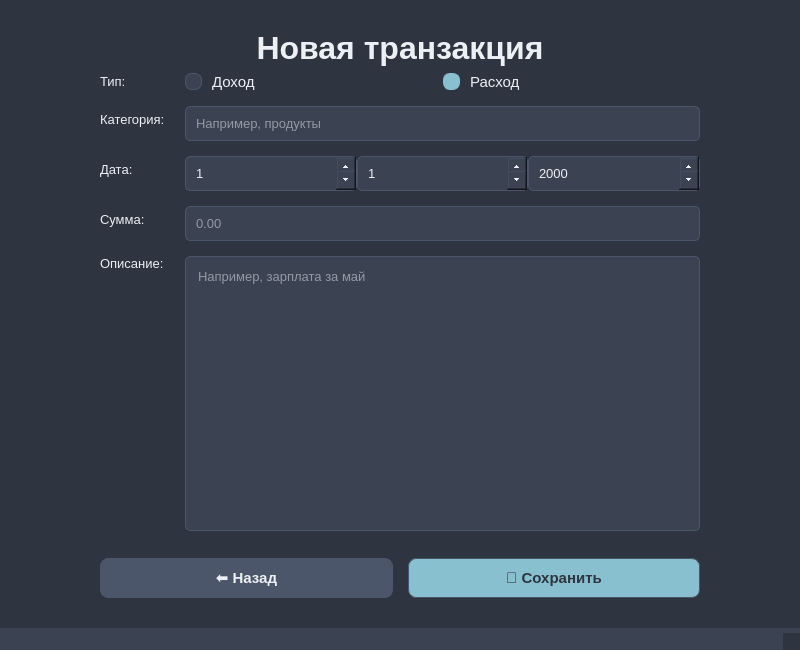
<?xml version="1.0" encoding="UTF-8"?>
<ui version="4.0">
 <class>MainWindow</class>
 <widget class="QMainWindow" name="MainWindow">
  <property name="geometry">
   <rect>
    <x>0</x>
    <y>0</y>
    <width>800</width>
    <height>650</height>
   </rect>
  </property>
  <property name="windowTitle">
   <string>Менеджер личных финансов</string>
  </property>
  <property name="styleSheet">
   <string notr="true">
QWidget {
    background-color: #2E3440;
    color: #ECEFF4;
    font-family: &quot;Segoe UI&quot;, Arial, sans-serif;
}

QMainWindow {
    background-color: #2E3440;
}

QPushButton {
    background-color: #4C566A;
    color: #ECEFF4;
    border: 1px solid #4C566A;
    border-radius: 8px;
    padding: 10px;
    font-size: 11pt;
    font-weight: bold;
}

QPushButton:hover {
    background-color: #5E81AC;
}

QPushButton:pressed {
    background-color: #81A1C1;
}

/* Accent button style */
QPushButton#addTransactionButton, QPushButton#pushButton_saveTransaction {
    background-color: #88C0D0;
    color: #2E3440;
}

QPushButton#addTransactionButton:hover,
QPushButton#pushButton_saveTransaction:hover {
    background-color: #8FBCBB;
}

QPushButton#addTransactionButton:pressed,
QPushButton#pushButton_saveTransaction:pressed {
    background-color: #A3BE8C;
}

/* Destructive action button style */
QPushButton#deleteTransactionButton, QPushButton#stopServerButton {
    background-color: #BF616A;
    color: #ECEFF4;
}

QPushButton#deleteTransactionButton:hover,
QPushButton#stopServerButton:hover {
    background-color: #D08770;
}

/* New styles for showAllButton and clearHistoryButton */
QPushButton#showAllButton {
    background-color: #88C0D0;
    color: #2E3440;
}

QPushButton#showAllButton:hover {
    background-color: #8FBCBB;
}

QPushButton#showAllButton:pressed {
    background-color: #A3BE8C;
}

QPushButton#clearHistoryButton {
    background-color: #BF616A;
    color: #ECEFF4;
}

QPushButton#clearHistoryButton:hover {
    background-color: #D08770;
}

QLineEdit, QTextEdit, QSpinBox {
    background-color: #3B4252;
    border: 1px solid #4C566A;
    border-radius: 5px;
    padding: 8px;
    font-size: 10pt;
    color: #ECEFF4;
}

QLineEdit:focus, QTextEdit:focus, QSpinBox:focus {
    border-color: #88C0D0;
}

QLabel {
    background-color: transparent;
    color: #ECEFF4;
    font-size: 10pt;
}

QLabel#label_title, QLabel#label_addTitle, QLabel#label_transactionsTitle, QLabel#label_historyTitle {
    font-size: 24pt;
    font-weight: bold;
    color: #ECEFF4;
}

QTableWidget {
    background-color: #3B4252;
    border: 1px solid #4C566A;
    gridline-color: #4C566A;
    color: #D8DEE9;
    font-size: 10pt;
}

QTableWidget::item {
    padding: 5px;
}

QHeaderView::section {
    background-color: #434C5E;
    color: #ECEFF4;
    padding: 6px;
    border: none;
    font-weight: bold;
    font-size: 11pt;
}

QTableWidget::item:selected {
    background-color: #88C0D0;
    color: #2E3440;
}

QRadioButton {
    font-size: 11pt;
    spacing: 10px;
}

QRadioButton::indicator {
    width: 15px;
    height: 15px;
}

QRadioButton::indicator::unchecked {
    border: 1px solid #4C566A;
    background-color: #3B4252;
    border-radius: 7px;
}

QRadioButton::indicator::checked {
    border: 1px solid #88C0D0;
    background-color: #88C0D0;
    border-radius: 7px;
}

QStackedWidget {
    background-color: #2E3440;
}

QMenuBar {
    background-color: #3B4252;
    color: #ECEFF4;
}

QMenuBar::item:selected {
    background-color: #4C566A;
}

QStatusBar {
    background-color: #3B4252;
    color: #ECEFF4;
}

QSpinBox::up-button, QSpinBox::down-button {
    width: 20px;
    height: 20px;
}
</string>
  </property>
  <widget class="QWidget" name="centralwidget">
   <layout class="QVBoxLayout" name="mainLayout">
    <property name="spacing">
     <number>0</number>
    </property>
    <property name="leftMargin">
     <number>0</number>
    </property>
    <property name="topMargin">
     <number>0</number>
    </property>
    <property name="rightMargin">
     <number>0</number>
    </property>
    <property name="bottomMargin">
     <number>0</number>
    </property>
    <item>
     <widget class="QStackedWidget" name="stackedWidget">
      <property name="currentIndex">
       <number>1</number>
      </property>
      <widget class="QWidget" name="pageMainMenu">
       <layout class="QVBoxLayout" name="verticalLayout_main">
        <property name="spacing">
         <number>15</number>
        </property>
        <property name="leftMargin">
         <number>50</number>
        </property>
        <property name="topMargin">
         <number>30</number>
        </property>
        <property name="rightMargin">
         <number>50</number>
        </property>
        <property name="bottomMargin">
         <number>30</number>
        </property>
        <item>
         <spacer name="spacerTop">
          <property name="orientation">
           <enum>Qt::Orientation::Vertical</enum>
          </property>
          <property name="sizeHint" stdset="0">
           <size>
            <width>20</width>
            <height>40</height>
           </size>
          </property>
         </spacer>
        </item>
        <item>
         <widget class="QLabel" name="label_title">
          <property name="text">
           <string>Главное меню</string>
          </property>
          <property name="alignment">
           <set>Qt::AlignmentFlag::AlignCenter</set>
          </property>
         </widget>
        </item>
        <item>
         <layout class="QGridLayout" name="buttonsLayout">
          <property name="spacing">
           <number>15</number>
          </property>
          <item row="0" column="0">
           <widget class="QPushButton" name="launchServerButton">
            <property name="cursor">
             <cursorShape>PointingHandCursor</cursorShape>
            </property>
            <property name="text">
             <string>🚀 Запустить сервер</string>
            </property>
           </widget>
          </item>
          <item row="0" column="1">
           <widget class="QPushButton" name="stopServerButton">
            <property name="cursor">
             <cursorShape>PointingHandCursor</cursorShape>
            </property>
            <property name="text">
             <string>🛑 Остановить сервер</string>
            </property>
           </widget>
          </item>
          <item row="1" column="0" colspan="2">
           <widget class="QPushButton" name="addTransactionButton">
            <property name="cursor">
             <cursorShape>PointingHandCursor</cursorShape>
            </property>
            <property name="text">
             <string>➕ Добавить транзакцию</string>
            </property>
           </widget>
          </item>
          <item row="2" column="0">
           <widget class="QPushButton" name="editTransactionButton">
            <property name="cursor">
             <cursorShape>PointingHandCursor</cursorShape>
            </property>
            <property name="text">
             <string>🖋️ Редактировать транзакцию</string>
            </property>
           </widget>
          </item>
          <item row="2" column="1">
           <widget class="QPushButton" name="deleteTransactionButton">
            <property name="cursor">
             <cursorShape>PointingHandCursor</cursorShape>
            </property>
            <property name="text">
             <string>🗑️ Удалить транзакцию</string>
            </property>
           </widget>
          </item>
          <item row="3" column="0" colspan="2">
           <widget class="QPushButton" name="showAllButton">
            <property name="cursor">
             <cursorShape>PointingHandCursor</cursorShape>
            </property>
            <property name="text">
             <string>🧾 Показать все транзакции</string>
            </property>
           </widget>
          </item>
          <item row="4" column="0">
           <widget class="QPushButton" name="showHistoryButton">
            <property name="cursor">
             <cursorShape>PointingHandCursor</cursorShape>
            </property>
            <property name="text">
             <string>📜 История действий</string>
            </property>
           </widget>
          </item>
          <item row="4" column="1">
           <widget class="QPushButton" name="clearHistoryButton">
            <property name="cursor">
             <cursorShape>PointingHandCursor</cursorShape>
            </property>
            <property name="text">
             <string>🧹 Очистить историю</string>
            </property>
           </widget>
          </item>
          <item row="5" column="0" colspan="2">
           <widget class="QPushButton" name="exitButton">
            <property name="cursor">
             <cursorShape>PointingHandCursor</cursorShape>
            </property>
            <property name="text">
             <string>🚪 Выйти</string>
            </property>
           </widget>
          </item>
         </layout>
        </item>
        <item>
         <spacer name="spacerBottom">
          <property name="orientation">
           <enum>Qt::Orientation::Vertical</enum>
          </property>
          <property name="sizeHint" stdset="0">
           <size>
            <width>20</width>
            <height>40</height>
           </size>
          </property>
         </spacer>
        </item>
       </layout>
      </widget>
      <widget class="QWidget" name="pageAddTransaction">
       <layout class="QVBoxLayout" name="verticalLayout">
        <property name="leftMargin">
         <number>100</number>
        </property>
        <property name="topMargin">
         <number>30</number>
        </property>
        <property name="rightMargin">
         <number>100</number>
        </property>
        <property name="bottomMargin">
         <number>30</number>
        </property>
        <item>
         <widget class="QLabel" name="label_addTitle">
          <property name="text">
           <string>Новая транзакция</string>
          </property>
          <property name="alignment">
           <set>Qt::AlignmentFlag::AlignCenter</set>
          </property>
          <property name="margin">
           <number>10</number>
          </property>
         </widget>
        </item>
        <item>
         <layout class="QFormLayout" name="formLayout_add">
          <property name="labelAlignment">
           <set>Qt::AlignmentFlag::AlignLeading|Qt::AlignmentFlag::AlignLeft|Qt::AlignmentFlag::AlignVCenter</set>
          </property>
          <property name="formAlignment">
           <set>Qt::AlignmentFlag::AlignHCenter|Qt::AlignmentFlag::AlignTop</set>
          </property>
          <property name="horizontalSpacing">
           <number>20</number>
          </property>
          <property name="verticalSpacing">
           <number>15</number>
          </property>
          <item row="0" column="0">
           <widget class="QLabel" name="label">
            <property name="text">
             <string>Тип:</string>
            </property>
           </widget>
          </item>
          <item row="0" column="1">
           <layout class="QHBoxLayout" name="horizontalLayout">
            <item>
             <widget class="QRadioButton" name="radioButton_income">
              <property name="text">
               <string>Доход</string>
              </property>
             </widget>
            </item>
            <item>
             <widget class="QRadioButton" name="radioButton_expense">
              <property name="text">
               <string>Расход</string>
              </property>
              <property name="checked">
               <bool>true</bool>
              </property>
             </widget>
            </item>
           </layout>
          </item>
          <item row="1" column="0">
           <widget class="QLabel" name="label_2">
            <property name="text">
             <string>Категория:</string>
            </property>
           </widget>
          </item>
          <item row="1" column="1">
           <widget class="QLineEdit" name="lineEdit_category">
            <property name="placeholderText">
             <string>Например, продукты</string>
            </property>
           </widget>
          </item>
          <item row="2" column="0">
           <widget class="QLabel" name="label_3">
            <property name="text">
             <string>Дата:</string>
            </property>
           </widget>
          </item>
          <item row="2" column="1">
           <layout class="QHBoxLayout" name="horizontalLayout_2">
            <item>
             <widget class="QSpinBox" name="spinBox_day">
              <property name="minimum">
               <number>1</number>
              </property>
              <property name="maximum">
               <number>31</number>
              </property>
             </widget>
            </item>
            <item>
             <widget class="QSpinBox" name="spinBox_month">
              <property name="minimum">
               <number>1</number>
              </property>
              <property name="maximum">
               <number>12</number>
              </property>
             </widget>
            </item>
            <item>
             <widget class="QSpinBox" name="spinBox_year">
              <property name="minimum">
               <number>2000</number>
              </property>
              <property name="maximum">
               <number>2100</number>
              </property>
             </widget>
            </item>
           </layout>
          </item>
          <item row="3" column="0">
           <widget class="QLabel" name="label_4">
            <property name="text">
             <string>Сумма:</string>
            </property>
           </widget>
          </item>
          <item row="3" column="1">
           <widget class="QLineEdit" name="lineEdit_amount">
            <property name="placeholderText">
             <string>0.00</string>
            </property>
           </widget>
          </item>
          <item row="4" column="0">
           <widget class="QLabel" name="label_5">
            <property name="text">
             <string>Описание:</string>
            </property>
            <property name="alignment">
             <set>Qt::AlignmentFlag::AlignLeading|Qt::AlignmentFlag::AlignLeft|Qt::AlignmentFlag::AlignTop</set>
            </property>
           </widget>
          </item>
          <item row="4" column="1">
           <widget class="QTextEdit" name="textEdit_description">
            <property name="placeholderText">
             <string>Например, зарплата за май</string>
            </property>
           </widget>
          </item>
         </layout>
        </item>
        <item>
         <widget class="QLabel" name="label_addStatusMessage">
          <property name="text">
           <string/>
          </property>
          <property name="alignment">
           <set>Qt::AlignmentFlag::AlignCenter</set>
          </property>
         </widget>
        </item>
        <item>
         <layout class="QHBoxLayout" name="horizontalLayout_3">
          <property name="spacing">
           <number>15</number>
          </property>
          <item>
           <widget class="QPushButton" name="pushButton_cancelAddTransaction">
            <property name="text">
             <string>⬅️ Назад</string>
            </property>
           </widget>
          </item>
          <item>
           <widget class="QPushButton" name="pushButton_saveTransaction">
            <property name="text">
             <string>💾 Сохранить</string>
            </property>
           </widget>
          </item>
         </layout>
        </item>
       </layout>
      </widget>
      <widget class="QWidget" name="pageTransactionsView">
       <layout class="QVBoxLayout" name="verticalLayout_view">
        <property name="leftMargin">
         <number>20</number>
        </property>
        <property name="topMargin">
         <number>20</number>
        </property>
        <property name="rightMargin">
         <number>20</number>
        </property>
        <property name="bottomMargin">
         <number>20</number>
        </property>
        <item>
         <widget class="QLabel" name="label_transactionsTitle">
          <property name="text">
           <string>Список транзакций</string>
          </property>
          <property name="alignment">
           <set>Qt::AlignmentFlag::AlignCenter</set>
          </property>
         </widget>
        </item>
        <item>
         <widget class="QTableWidget" name="tableWidget_transactions">
          <property name="alternatingRowColors">
           <bool>true</bool>
          </property>
          <property name="selectionBehavior">
           <enum>QAbstractItemView::SelectionBehavior::SelectRows</enum>
          </property>
          <attribute name="verticalHeaderVisible">
           <bool>false</bool>
          </attribute>
         </widget>
        </item>
        <item>
         <widget class="QPushButton" name="pushButton_backToMenu">
          <property name="text">
           <string>⬅️ Назад в меню</string>
          </property>
         </widget>
        </item>
       </layout>
      </widget>
      <widget class="QWidget" name="pageHistory">
       <layout class="QVBoxLayout" name="verticalLayout_history">
        <property name="leftMargin">
         <number>20</number>
        </property>
        <property name="topMargin">
         <number>20</number>
        </property>
        <property name="rightMargin">
         <number>20</number>
        </property>
        <property name="bottomMargin">
         <number>20</number>
        </property>
        <item>
         <widget class="QLabel" name="label_historyTitle">
          <property name="text">
           <string>История действий</string>
          </property>
          <property name="alignment">
           <set>Qt::AlignmentFlag::AlignCenter</set>
          </property>
         </widget>
        </item>
        <item>
         <widget class="QTableWidget" name="tableWidget_history">
          <property name="selectionBehavior">
           <enum>QAbstractItemView::SelectionBehavior::SelectRows</enum>
          </property>
          <attribute name="verticalHeaderVisible">
           <bool>false</bool>
          </attribute>
         </widget>
        </item>
        <item>
         <widget class="QPushButton" name="pushButton_backFromHistory">
          <property name="text">
           <string>⬅️ Назад в меню</string>
          </property>
         </widget>
        </item>
       </layout>
      </widget>
     </widget>
    </item>
   </layout>
  </widget>
  <widget class="QMenuBar" name="menubar">
   <property name="geometry">
    <rect>
     <x>0</x>
     <y>0</y>
     <width>800</width>
     <height>21</height>
    </rect>
   </property>
  </widget>
  <widget class="QStatusBar" name="statusbar"/>
 </widget>
 <resources/>
 <connections/>
</ui>
